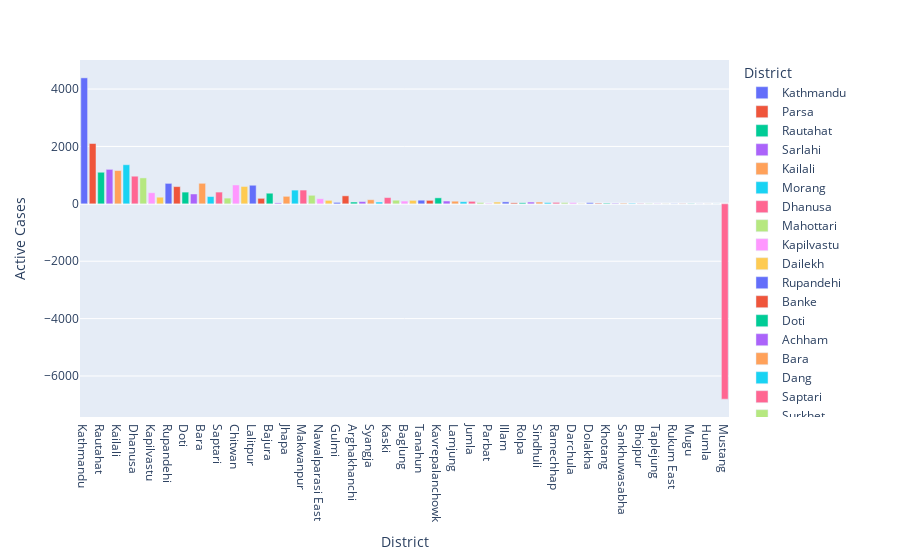

The code cell stored with this chart in its notebook:
### Code cell
#### Bar graph visualization on the basis of Active Cases
px.bar(dataset, x = "District", y = "Active Cases", color = "District")

### Figure 1 — Plotly figure (JSON) as saved in the notebook; plotly's stock layout.template omitted (floating-point values rounded to 4 significant figures)
{"data": [{"alignmentgroup": "True", "hovertemplate": "District=%{x}<br>Active Cases=%{y}<extra></extra>", "legendgroup": "Kathmandu", "marker": {"color": "#636efa"}, "name": "Kathmandu", "offsetgroup": "Kathmandu", "orientation": "v", "showlegend": true, "textposition": "auto", "type": "bar", "x": ["Kathmandu"], "xaxis": "x", "y": [4391], "yaxis": "y"}, {"alignmentgroup": "True", "hovertemplate": "District=%{x}<br>Active Cases=%{y}<extra></extra>", "legendgroup": "Parsa", "marker": {"color": "#EF553B"}, "name": "Parsa", "offsetgroup": "Parsa", "orientation": "v", "showlegend": true, "textposition": "auto", "type": "bar", "x": ["Parsa"], "xaxis": "x", "y": [2102], "yaxis": "y"}, {"alignmentgroup": "True", "hovertemplate": "District=%{x}<br>Active Cases=%{y}<extra></extra>", "legendgroup": "Rautahat", "marker": {"color": "#00cc96"}, "name": "Rautahat", "offsetgroup": "Rautahat", "orientation": "v", "showlegend": true, "textposition": "auto", "type": "bar", "x": ["Rautahat"], "xaxis": "x", "y": [1101], "yaxis": "y"}, {"alignmentgroup": "True", "hovertemplate": "District=%{x}<br>Active Cases=%{y}<extra></extra>", "legendgroup": "Sarlahi", "marker": {"color": "#ab63fa"}, "name": "Sarlahi", "offsetgroup": "Sarlahi", "orientation": "v", "showlegend": true, "textposition": "auto", "type": "bar", "x": ["Sarlahi"], "xaxis": "x", "y": [1202], "yaxis": "y"}, {"alignmentgroup": "True", "hovertemplate": "District=%{x}<br>Active Cases=%{y}<extra></extra>", "legendgroup": "Kailali", "marker": {"color": "#FFA15A"}, "name": "Kailali", "offsetgroup": "Kailali", "orientation": "v", "showlegend": true, "textposition": "auto", "type": "bar", "x": ["Kailali"], "xaxis": "x", "y": [1160], "yaxis": "y"}, {"alignmentgroup": "True", "hovertemplate": "District=%{x}<br>Active Cases=%{y}<extra></extra>", "legendgroup": "Morang", "marker": {"color": "#19d3f3"}, "name": "Morang", "offsetgroup": "Morang", "orientation": "v", "showlegend": true, "textposition": "auto", "type": "bar", "x": ["Morang"], "xaxis": "x", "y": [1363], "yaxis": "y"}, {"alignmentgroup": "True", "hovertemplate": "District=%{x}<br>Active Cases=%{y}<extra></extra>", "legendgroup": "Dhanusa", "marker": {"color": "#FF6692"}, "name": "Dhanusa", "offsetgroup": "Dhanusa", "orientation": "v", "showlegend": true, "textposition": "auto", "type": "bar", "x": ["Dhanusa"], "xaxis": "x", "y": [963], "yaxis": "y"}, {"alignmentgroup": "True", "hovertemplate": "District=%{x}<br>Active Cases=%{y}<extra></extra>", "legendgroup": "Mahottari", "marker": {"color": "#B6E880"}, "name": "Mahottari", "offsetgroup": "Mahottari", "orientation": "v", "showlegend": true, "textposition": "auto", "type": "bar", "x": ["Mahottari"], "xaxis": "x", "y": [904], "yaxis": "y"}, {"alignmentgroup": "True", "hovertemplate": "District=%{x}<br>Active Cases=%{y}<extra></extra>", "legendgroup": "Kapilvastu", "marker": {"color": "#FF97FF"}, "name": "Kapilvastu", "offsetgroup": "Kapilvastu", "orientation": "v", "showlegend": true, "textposition": "auto", "type": "bar", "x": ["Kapilvastu"], "xaxis": "x", "y": [387], "yaxis": "y"}, {"alignmentgroup": "True", "hovertemplate": "District=%{x}<br>Active Cases=%{y}<extra></extra>", "legendgroup": "Dailekh", "marker": {"color": "#FECB52"}, "name": "Dailekh", "offsetgroup": "Dailekh", "orientation": "v", "showlegend": true, "textposition": "auto", "type": "bar", "x": ["Dailekh"], "xaxis": "x", "y": [231], "yaxis": "y"}, {"alignmentgroup": "True", "hovertemplate": "District=%{x}<br>Active Cases=%{y}<extra></extra>", "legendgroup": "Rupandehi", "marker": {"color": "#636efa"}, "name": "Rupandehi", "offsetgroup": "Rupandehi", "orientation": "v", "showlegend": true, "textposition": "auto", "type": "bar", "x": ["Rupandehi"], "xaxis": "x", "y": [713], "yaxis": "y"}, {"alignmentgroup": "True", "hovertemplate": "District=%{x}<br>Active Cases=%{y}<extra></extra>", "legendgroup": "Banke", "marker": {"color": "#EF553B"}, "name": "Banke", "offsetgroup": "Banke", "orientation": "v", "showlegend": true, "textposition": "auto", "type": "bar", "x": ["Banke"], "xaxis": "x", "y": [601], "yaxis": "y"}, {"alignmentgroup": "True", "hovertemplate": "District=%{x}<br>Active Cases=%{y}<extra></extra>", "legendgroup": "Doti", "marker": {"color": "#00cc96"}, "name": "Doti", "offsetgroup": "Doti", "orientation": "v", "showlegend": true, "textposition": "auto", "type": "bar", "x": ["Doti"], "xaxis": "x", "y": [409], "yaxis": "y"}, {"alignmentgroup": "True", "hovertemplate": "District=%{x}<br>Active Cases=%{y}<extra></extra>", "legendgroup": "Achham", "marker": {"color": "#ab63fa"}, "name": "Achham", "offsetgroup": "Achham", "orientation": "v", "showlegend": true, "textposition": "auto", "type": "bar", "x": ["Achham"], "xaxis": "x", "y": [344], "yaxis": "y"}, {"alignmentgroup": "True", "hovertemplate": "District=%{x}<br>Active Cases=%{y}<extra></extra>", "legendgroup": "Bara", "marker": {"color": "#FFA15A"}, "name": "Bara", "offsetgroup": "Bara", "orientation": "v", "showlegend": true, "textposition": "auto", "type": "bar", "x": ["Bara"], "xaxis": "x", "y": [716], "yaxis": "y"}, {"alignmentgroup": "True", "hovertemplate": "District=%{x}<br>Active Cases=%{y}<extra></extra>", "legendgroup": "Dang", "marker": {"color": "#19d3f3"}, "name": "Dang", "offsetgroup": "Dang", "orientation": "v", "showlegend": true, "textposition": "auto", "type": "bar", "x": ["Dang"], "xaxis": "x", "y": [254], "yaxis": "y"}, {"alignmentgroup": "True", "hovertemplate": "District=%{x}<br>Active Cases=%{y}<extra></extra>", "legendgroup": "Saptari", "marker": {"color": "#FF6692"}, "name": "Saptari", "offsetgroup": "Saptari", "orientation": "v", "showlegend": true, "textposition": "auto", "type": "bar", "x": ["Saptari"], "xaxis": "x", "y": [410], "yaxis": "y"}, {"alignmentgroup": "True", "hovertemplate": "District=%{x}<br>Active Cases=%{y}<extra></extra>", "legendgroup": "Surkhet", "marker": {"color": "#B6E880"}, "name": "Surkhet", "offsetgroup": "Surkhet", "orientation": "v", "showlegend": true, "textposition": "auto", "type": "bar", "x": ["Surkhet"], "xaxis": "x", "y": [200], "yaxis": "y"}, {"alignmentgroup": "True", "hovertemplate": "District=%{x}<br>Active Cases=%{y}<extra></extra>", "legendgroup": "Chitwan", "marker": {"color": "#FF97FF"}, "name": "Chitwan", "offsetgroup": "Chitwan", "orientation": "v", "showlegend": true, "textposition": "auto", "type": "bar", "x": ["Chitwan"], "xaxis": "x", "y": [657], "yaxis": "y"}, {"alignmentgroup": "True", "hovertemplate": "District=%{x}<br>Active Cases=%{y}<extra></extra>", "legendgroup": "Sunsari", "marker": {"color": "#FECB52"}, "name": "Sunsari", "offsetgroup": "Sunsari", "orientation": "v", "showlegend": true, "textposition": "auto", "type": "bar", "x": ["Sunsari"], "xaxis": "x", "y": [605], "yaxis": "y"}, {"alignmentgroup": "True", "hovertemplate": "District=%{x}<br>Active Cases=%{y}<extra></extra>", "legendgroup": "Lalitpur", "marker": {"color": "#636efa"}, "name": "Lalitpur", "offsetgroup": "Lalitpur", "orientation": "v", "showlegend": true, "textposition": "auto", "type": "bar", "x": ["Lalitpur"], "xaxis": "x", "y": [648], "yaxis": "y"}, {"alignmentgroup": "True", "hovertemplate": "District=%{x}<br>Active Cases=%{y}<extra></extra>", "legendgroup": "Kanchanpur", "marker": {"color": "#EF553B"}, "name": "Kanchanpur", "offsetgroup": "Kanchanpur", "orientation": "v", "showlegend": true, "textposition": "auto", "type": "bar", "x": ["Kanchanpur"], "xaxis": "x", "y": [192], "yaxis": "y"}, {"alignmentgroup": "True", "hovertemplate": "District=%{x}<br>Active Cases=%{y}<extra></extra>", "legendgroup": "Bajura", "marker": {"color": "#00cc96"}, "name": "Bajura", "offsetgroup": "Bajura", "orientation": "v", "showlegend": true, "textposition": "auto", "type": "bar", "x": ["Bajura"], "xaxis": "x", "y": [370], "yaxis": "y"}, {"alignmentgroup": "True", "hovertemplate": "District=%{x}<br>Active Cases=%{y}<extra></extra>", "legendgroup": "Palpa", "marker": {"color": "#ab63fa"}, "name": "Palpa", "offsetgroup": "Palpa", "orientation": "v", "showlegend": true, "textposition": "auto", "type": "bar", "x": ["Palpa"], "xaxis": "x", "y": [35], "yaxis": "y"}, {"alignmentgroup": "True", "hovertemplate": "District=%{x}<br>Active Cases=%{y}<extra></extra>", "legendgroup": "Jhapa", "marker": {"color": "#FFA15A"}, "name": "Jhapa", "offsetgroup": "Jhapa", "orientation": "v", "showlegend": true, "textposition": "auto", "type": "bar", "x": ["Jhapa"], "xaxis": "x", "y": [262], "yaxis": "y"}, {"alignmentgroup": "True", "hovertemplate": "District=%{x}<br>Active Cases=%{y}<extra></extra>", "legendgroup": "Bhaktapur", "marker": {"color": "#19d3f3"}, "name": "Bhaktapur", "offsetgroup": "Bhaktapur", "orientation": "v", "showlegend": true, "textposition": "auto", "type": "bar", "x": ["Bhaktapur"], "xaxis": "x", "y": [479], "yaxis": "y"}, {"alignmentgroup": "True", "hovertemplate": "District=%{x}<br>Active Cases=%{y}<extra></extra>", "legendgroup": "Makwanpur", "marker": {"color": "#FF6692"}, "name": "Makwanpur", "offsetgroup": "Makwanpur", "orientation": "v", "showlegend": true, "textposition": "auto", "type": "bar", "x": ["Makwanpur"], "xaxis": "x", "y": [480], "yaxis": "y"}, {"alignmentgroup": "True", "hovertemplate": "District=%{x}<br>Active Cases=%{y}<extra></extra>", "legendgroup": "Siraha", "marker": {"color": "#B6E880"}, "name": "Siraha", "offsetgroup": "Siraha", "orientation": "v", "showlegend": true, "textposition": "auto", "type": "bar", "x": ["Siraha"], "xaxis": "x", "y": [298], "yaxis": "y"}, {"alignmentgroup": "True", "hovertemplate": "District=%{x}<br>Active Cases=%{y}<extra></extra>", "legendgroup": "Nawalparasi East", "marker": {"color": "#FF97FF"}, "name": "Nawalparasi East", "offsetgroup": "Nawalparasi East", "orientation": "v", "showlegend": true, "textposition": "auto", "type": "bar", "x": ["Nawalparasi East"], "xaxis": "x", "y": [178], "yaxis": "y"}, {"alignmentgroup": "True", "hovertemplate": "District=%{x}<br>Active Cases=%{y}<extra></extra>", "legendgroup": "Pyuthan", "marker": {"color": "#FECB52"}, "name": "Pyuthan", "offsetgroup": "Pyuthan", "orientation": "v", "showlegend": true, "textposition": "auto", "type": "bar", "x": ["Pyuthan"], "xaxis": "x", "y": [121], "yaxis": "y"}, {"alignmentgroup": "True", "hovertemplate": "District=%{x}<br>Active Cases=%{y}<extra></extra>", "legendgroup": "Gulmi", "marker": {"color": "#636efa"}, "name": "Gulmi", "offsetgroup": "Gulmi", "orientation": "v", "showlegend": true, "textposition": "auto", "type": "bar", "x": ["Gulmi"], "xaxis": "x", "y": [50], "yaxis": "y"}, {"alignmentgroup": "True", "hovertemplate": "District=%{x}<br>Active Cases=%{y}<extra></extra>", "legendgroup": "Bajhang", "marker": {"color": "#EF553B"}, "name": "Bajhang", "offsetgroup": "Bajhang", "orientation": "v", "showlegend": true, "textposition": "auto", "type": "bar", "x": ["Bajhang"], "xaxis": "x", "y": [279], "yaxis": "y"}, {"alignmentgroup": "True", "hovertemplate": "District=%{x}<br>Active Cases=%{y}<extra></extra>", "legendgroup": "Arghakhanchi", "marker": {"color": "#00cc96"}, "name": "Arghakhanchi", "offsetgroup": "Arghakhanchi", "orientation": "v", "showlegend": true, "textposition": "auto", "type": "bar", "x": ["Arghakhanchi"], "xaxis": "x", "y": [63], "yaxis": "y"}, {"alignmentgroup": "True", "hovertemplate": "District=%{x}<br>Active Cases=%{y}<extra></extra>", "legendgroup": "Baitadi", "marker": {"color": "#ab63fa"}, "name": "Baitadi", "offsetgroup": "Baitadi", "orientation": "v", "showlegend": true, "textposition": "auto", "type": "bar", "x": ["Baitadi"], "xaxis": "x", "y": [79], "yaxis": "y"}, {"alignmentgroup": "True", "hovertemplate": "District=%{x}<br>Active Cases=%{y}<extra></extra>", "legendgroup": "Syangja", "marker": {"color": "#FFA15A"}, "name": "Syangja", "offsetgroup": "Syangja", "orientation": "v", "showlegend": true, "textposition": "auto", "type": "bar", "x": ["Syangja"], "xaxis": "x", "y": [144], "yaxis": "y"}, {"alignmentgroup": "True", "hovertemplate": "District=%{x}<br>Active Cases=%{y}<extra></extra>", "legendgroup": "Dadeldhura", "marker": {"color": "#19d3f3"}, "name": "Dadeldhura", "offsetgroup": "Dadeldhura", "orientation": "v", "showlegend": true, "textposition": "auto", "type": "bar", "x": ["Dadeldhura"], "xaxis": "x", "y": [62], "yaxis": "y"}, {"alignmentgroup": "True", "hovertemplate": "District=%{x}<br>Active Cases=%{y}<extra></extra>", "legendgroup": "Kaski", "marker": {"color": "#FF6692"}, "name": "Kaski", "offsetgroup": "Kaski", "orientation": "v", "showlegend": true, "textposition": "auto", "type": "bar", "x": ["Kaski"], "xaxis": "x", "y": [219], "yaxis": "y"}, {"alignmentgroup": "True", "hovertemplate": "District=%{x}<br>Active Cases=%{y}<extra></extra>", "legendgroup": "Bardiya", "marker": {"color": "#B6E880"}, "name": "Bardiya", "offsetgroup": "Bardiya", "orientation": "v", "showlegend": true, "textposition": "auto", "type": "bar", "x": ["Bardiya"], "xaxis": "x", "y": [126], "yaxis": "y"}, {"alignmentgroup": "True", "hovertemplate": "District=%{x}<br>Active Cases=%{y}<extra></extra>", "legendgroup": "Baglung", "marker": {"color": "#FF97FF"}, "name": "Baglung", "offsetgroup": "Baglung", "orientation": "v", "showlegend": true, "textposition": "auto", "type": "bar", "x": ["Baglung"], "xaxis": "x", "y": [97], "yaxis": "y"}, {"alignmentgroup": "True", "hovertemplate": "District=%{x}<br>Active Cases=%{y}<extra></extra>", "legendgroup": "Salyan", "marker": {"color": "#FECB52"}, "name": "Salyan", "offsetgroup": "Salyan", "orientation": "v", "showlegend": true, "textposition": "auto", "type": "bar", "x": ["Salyan"], "xaxis": "x", "y": [121], "yaxis": "y"}, {"alignmentgroup": "True", "hovertemplate": "District=%{x}<br>Active Cases=%{y}<extra></extra>", "legendgroup": "Tanahun", "marker": {"color": "#636efa"}, "name": "Tanahun", "offsetgroup": "Tanahun", "orientation": "v", "showlegend": true, "textposition": "auto", "type": "bar", "x": ["Tanahun"], "xaxis": "x", "y": [127], "yaxis": "y"}, {"alignmentgroup": "True", "hovertemplate": "District=%{x}<br>Active Cases=%{y}<extra></extra>", "legendgroup": "Nawalparasi West", "marker": {"color": "#EF553B"}, "name": "Nawalparasi West", "offsetgroup": "Nawalparasi West", "orientation": "v", "showlegend": true, "textposition": "auto", "type": "bar", "x": ["Nawalparasi West"], "xaxis": "x", "y": [121], "yaxis": "y"}, {"alignmentgroup": "True", "hovertemplate": "District=%{x}<br>Active Cases=%{y}<extra></extra>", "legendgroup": "Kavrepalanchowk", "marker": {"color": "#00cc96"}, "name": "Kavrepalanchowk", "offsetgroup": "Kavrepalanchowk", "orientation": "v", "showlegend": true, "textposition": "auto", "type": "bar", "x": ["Kavrepalanchowk"], "xaxis": "x", "y": [209], "yaxis": "y"}, {"alignmentgroup": "True", "hovertemplate": "District=%{x}<br>Active Cases=%{y}<extra></extra>", "legendgroup": "Dhading", "marker": {"color": "#ab63fa"}, "name": "Dhading", "offsetgroup": "Dhading", "orientation": "v", "showlegend": true, "textposition": "auto", "type": "bar", "x": ["Dhading"], "xaxis": "x", "y": [98], "yaxis": "y"}, {"alignmentgroup": "True", "hovertemplate": "District=%{x}<br>Active Cases=%{y}<extra></extra>", "legendgroup": "Lamjung", "marker": {"color": "#FFA15A"}, "name": "Lamjung", "offsetgroup": "Lamjung", "orientation": "v", "showlegend": true, "textposition": "auto", "type": "bar", "x": ["Lamjung"], "xaxis": "x", "y": [92], "yaxis": "y"}, {"alignmentgroup": "True", "hovertemplate": "District=%{x}<br>Active Cases=%{y}<extra></extra>", "legendgroup": "Gorkha", "marker": {"color": "#19d3f3"}, "name": "Gorkha", "offsetgroup": "Gorkha", "orientation": "v", "showlegend": true, "textposition": "auto", "type": "bar", "x": ["Gorkha"], "xaxis": "x", "y": [73], "yaxis": "y"}, {"alignmentgroup": "True", "hovertemplate": "District=%{x}<br>Active Cases=%{y}<extra></extra>", "legendgroup": "Jumla", "marker": {"color": "#FF6692"}, "name": "Jumla", "offsetgroup": "Jumla", "orientation": "v", "showlegend": true, "textposition": "auto", "type": "bar", "x": ["Jumla"], "xaxis": "x", "y": [87], "yaxis": "y"}, {"alignmentgroup": "True", "hovertemplate": "District=%{x}<br>Active Cases=%{y}<extra></extra>", "legendgroup": "Udayapur", "marker": {"color": "#B6E880"}, "name": "Udayapur", "offsetgroup": "Udayapur", "orientation": "v", "showlegend": true, "textposition": "auto", "type": "bar", "x": ["Udayapur"], "xaxis": "x", "y": [45], "yaxis": "y"}, {"alignmentgroup": "True", "hovertemplate": "District=%{x}<br>Active Cases=%{y}<extra></extra>", "legendgroup": "Parbat", "marker": {"color": "#FF97FF"}, "name": "Parbat", "offsetgroup": "Parbat", "orientation": "v", "showlegend": true, "textposition": "auto", "type": "bar", "x": ["Parbat"], "xaxis": "x", "y": [21], "yaxis": "y"}, {"alignmentgroup": "True", "hovertemplate": "District=%{x}<br>Active Cases=%{y}<extra></extra>", "legendgroup": "Sindhupalchowk", "marker": {"color": "#FECB52"}, "name": "Sindhupalchowk", "offsetgroup": "Sindhupalchowk", "orientation": "v", "showlegend": true, "textposition": "auto", "type": "bar", "x": ["Sindhupalchowk"], "xaxis": "x", "y": [62], "yaxis": "y"}, {"alignmentgroup": "True", "hovertemplate": "District=%{x}<br>Active Cases=%{y}<extra></extra>", "legendgroup": "Illam", "marker": {"color": "#636efa"}, "name": "Illam", "offsetgroup": "Illam", "orientation": "v", "showlegend": true, "textposition": "auto", "type": "bar", "x": ["Illam"], "xaxis": "x", "y": [68], "yaxis": "y"}, {"alignmentgroup": "True", "hovertemplate": "District=%{x}<br>Active Cases=%{y}<extra></extra>", "legendgroup": "Kalikot", "marker": {"color": "#EF553B"}, "name": "Kalikot", "offsetgroup": "Kalikot", "orientation": "v", "showlegend": true, "textposition": "auto", "type": "bar", "x": ["Kalikot"], "xaxis": "x", "y": [35], "yaxis": "y"}, {"alignmentgroup": "True", "hovertemplate": "District=%{x}<br>Active Cases=%{y}<extra></extra>", "legendgroup": "Rolpa", "marker": {"color": "#00cc96"}, "name": "Rolpa", "offsetgroup": "Rolpa", "orientation": "v", "showlegend": true, "textposition": "auto", "type": "bar", "x": ["Rolpa"], "xaxis": "x", "y": [37], "yaxis": "y"}, {"alignmentgroup": "True", "hovertemplate": "District=%{x}<br>Active Cases=%{y}<extra></extra>", "legendgroup": "Nuwakot", "marker": {"color": "#ab63fa"}, "name": "Nuwakot", "offsetgroup": "Nuwakot", "orientation": "v", "showlegend": true, "textposition": "auto", "type": "bar", "x": ["Nuwakot"], "xaxis": "x", "y": [62], "yaxis": "y"}, {"alignmentgroup": "True", "hovertemplate": "District=%{x}<br>Active Cases=%{y}<extra></extra>", "legendgroup": "Sindhuli", "marker": {"color": "#FFA15A"}, "name": "Sindhuli", "offsetgroup": "Sindhuli", "orientation": "v", "showlegend": true, "textposition": "auto", "type": "bar", "x": ["Sindhuli"], "xaxis": "x", "y": [62], "yaxis": "y"}, {"alignmentgroup": "True", "hovertemplate": "District=%{x}<br>Active Cases=%{y}<extra></extra>", "legendgroup": "Rukum West", "marker": {"color": "#19d3f3"}, "name": "Rukum West", "offsetgroup": "Rukum West", "orientation": "v", "showlegend": true, "textposition": "auto", "type": "bar", "x": ["Rukum West"], "xaxis": "x", "y": [43], "yaxis": "y"}, {"alignmentgroup": "True", "hovertemplate": "District=%{x}<br>Active Cases=%{y}<extra></extra>", "legendgroup": "Ramechhap", "marker": {"color": "#FF6692"}, "name": "Ramechhap", "offsetgroup": "Ramechhap", "orientation": "v", "showlegend": true, "textposition": "auto", "type": "bar", "x": ["Ramechhap"], "xaxis": "x", "y": [51], "yaxis": "y"}, {"alignmentgroup": "True", "hovertemplate": "District=%{x}<br>Active Cases=%{y}<extra></extra>", "legendgroup": "Jajarkot", "marker": {"color": "#B6E880"}, "name": "Jajarkot", "offsetgroup": "Jajarkot", "orientation": "v", "showlegend": true, "textposition": "auto", "type": "bar", "x": ["Jajarkot"], "xaxis": "x", "y": [45], "yaxis": "y"}, {"alignmentgroup": "True", "hovertemplate": "District=%{x}<br>Active Cases=%{y}<extra></extra>", "legendgroup": "Darchula", "marker": {"color": "#FF97FF"}, "name": "Darchula", "offsetgroup": "Darchula", "orientation": "v", "showlegend": true, "textposition": "auto", "type": "bar", "x": ["Darchula"], "xaxis": "x", "y": [43], "yaxis": "y"}, {"alignmentgroup": "True", "hovertemplate": "District=%{x}<br>Active Cases=%{y}<extra></extra>", "legendgroup": "Myagdi", "marker": {"color": "#FECB52"}, "name": "Myagdi", "offsetgroup": "Myagdi", "orientation": "v", "showlegend": true, "textposition": "auto", "type": "bar", "x": ["Myagdi"], "xaxis": "x", "y": [10], "yaxis": "y"}, {"alignmentgroup": "True", "hovertemplate": "District=%{x}<br>Active Cases=%{y}<extra></extra>", "legendgroup": "Dolakha", "marker": {"color": "#636efa"}, "name": "Dolakha", "offsetgroup": "Dolakha", "orientation": "v", "showlegend": true, "textposition": "auto", "type": "bar", "x": ["Dolakha"], "xaxis": "x", "y": [40], "yaxis": "y"}, {"alignmentgroup": "True", "hovertemplate": "District=%{x}<br>Active Cases=%{y}<extra></extra>", "legendgroup": "Dhankuta", "marker": {"color": "#EF553B"}, "name": "Dhankuta", "offsetgroup": "Dhankuta", "orientation": "v", "showlegend": true, "textposition": "auto", "type": "bar", "x": ["Dhankuta"], "xaxis": "x", "y": [24], "yaxis": "y"}, {"alignmentgroup": "True", "hovertemplate": "District=%{x}<br>Active Cases=%{y}<extra></extra>", "legendgroup": "Khotang", "marker": {"color": "#00cc96"}, "name": "Khotang", "offsetgroup": "Khotang", "orientation": "v", "showlegend": true, "textposition": "auto", "type": "bar", "x": ["Khotang"], "xaxis": "x", "y": [23], "yaxis": "y"}, {"alignmentgroup": "True", "hovertemplate": "District=%{x}<br>Active Cases=%{y}<extra></extra>", "legendgroup": "Okhaldhunga", "marker": {"color": "#ab63fa"}, "name": "Okhaldhunga", "offsetgroup": "Okhaldhunga", "orientation": "v", "showlegend": true, "textposition": "auto", "type": "bar", "x": ["Okhaldhunga"], "xaxis": "x", "y": [19], "yaxis": "y"}, {"alignmentgroup": "True", "hovertemplate": "District=%{x}<br>Active Cases=%{y}<extra></extra>", "legendgroup": "Sankhuwasabha", "marker": {"color": "#FFA15A"}, "name": "Sankhuwasabha", "offsetgroup": "Sankhuwasabha", "orientation": "v", "showlegend": true, "textposition": "auto", "type": "bar", "x": ["Sankhuwasabha"], "xaxis": "x", "y": [23], "yaxis": "y"}, {"alignmentgroup": "True", "hovertemplate": "District=%{x}<br>Active Cases=%{y}<extra></extra>", "legendgroup": "Terhathum", "marker": {"color": "#19d3f3"}, "name": "Terhathum", "offsetgroup": "Terhathum", "orientation": "v", "showlegend": true, "textposition": "auto", "type": "bar", "x": ["Terhathum"], "xaxis": "x", "y": [20], "yaxis": "y"}, {"alignmentgroup": "True", "hovertemplate": "District=%{x}<br>Active Cases=%{y}<extra></extra>", "legendgroup": "Bhojpur", "marker": {"color": "#FF6692"}, "name": "Bhojpur", "offsetgroup": "Bhojpur", "orientation": "v", "showlegend": true, "textposition": "auto", "type": "bar", "x": ["Bhojpur"], "xaxis": "x", "y": [13], "yaxis": "y"}, {"alignmentgroup": "True", "hovertemplate": "District=%{x}<br>Active Cases=%{y}<extra></extra>", "legendgroup": "Panchthar", "marker": {"color": "#B6E880"}, "name": "Panchthar", "offsetgroup": "Panchthar", "orientation": "v", "showlegend": true, "textposition": "auto", "type": "bar", "x": ["Panchthar"], "xaxis": "x", "y": [12], "yaxis": "y"}, {"alignmentgroup": "True", "hovertemplate": "District=%{x}<br>Active Cases=%{y}<extra></extra>", "legendgroup": "Taplejung", "marker": {"color": "#FF97FF"}, "name": "Taplejung", "offsetgroup": "Taplejung", "orientation": "v", "showlegend": true, "textposition": "auto", "type": "bar", "x": ["Taplejung"], "xaxis": "x", "y": [11], "yaxis": "y"}, {"alignmentgroup": "True", "hovertemplate": "District=%{x}<br>Active Cases=%{y}<extra></extra>", "legendgroup": "Rasuwa", "marker": {"color": "#FECB52"}, "name": "Rasuwa", "offsetgroup": "Rasuwa", "orientation": "v", "showlegend": true, "textposition": "auto", "type": "bar", "x": ["Rasuwa"], "xaxis": "x", "y": [5], "yaxis": "y"}, {"alignmentgroup": "True", "hovertemplate": "District=%{x}<br>Active Cases=%{y}<extra></extra>", "legendgroup": "Rukum East", "marker": {"color": "#636efa"}, "name": "Rukum East", "offsetgroup": "Rukum East", "orientation": "v", "showlegend": true, "textposition": "auto", "type": "bar", "x": ["Rukum East"], "xaxis": "x", "y": [7], "yaxis": "y"}, {"alignmentgroup": "True", "hovertemplate": "District=%{x}<br>Active Cases=%{y}<extra></extra>", "legendgroup": "Solukhumbu", "marker": {"color": "#EF553B"}, "name": "Solukhumbu", "offsetgroup": "Solukhumbu", "orientation": "v", "showlegend": true, "textposition": "auto", "type": "bar", "x": ["Solukhumbu"], "xaxis": "x", "y": [8], "yaxis": "y"}, {"alignmentgroup": "True", "hovertemplate": "District=%{x}<br>Active Cases=%{y}<extra></extra>", "legendgroup": "Mugu", "marker": {"color": "#00cc96"}, "name": "Mugu", "offsetgroup": "Mugu", "orientation": "v", "showlegend": true, "textposition": "auto", "type": "bar", "x": ["Mugu"], "xaxis": "x", "y": [9], "yaxis": "y"}, {"alignmentgroup": "True", "hovertemplate": "District=%{x}<br>Active Cases=%{y}<extra></extra>", "legendgroup": "Dolpa", "marker": {"color": "#ab63fa"}, "name": "Dolpa", "offsetgroup": "Dolpa", "orientation": "v", "showlegend": true, "textposition": "auto", "type": "bar", "x": ["Dolpa"], "xaxis": "x", "y": [3], "yaxis": "y"}, {"alignmentgroup": "True", "hovertemplate": "District=%{x}<br>Active Cases=%{y}<extra></extra>", "legendgroup": "Humla", "marker": {"color": "#FFA15A"}, "name": "Humla", "offsetgroup": "Humla", "orientation": "v", "showlegend": true, "textposition": "auto", "type": "bar", "x": ["Humla"], "xaxis": "x", "y": [3], "yaxis": "y"}, {"alignmentgroup": "True", "hovertemplate": "District=%{x}<br>Active Cases=%{y}<extra></extra>", "legendgroup": "Manang", "marker": {"color": "#19d3f3"}, "name": "Manang", "offsetgroup": "Manang", "orientation": "v", "showlegend": true, "textposition": "auto", "type": "bar", "x": ["Manang"], "xaxis": "x", "y": [2], "yaxis": "y"}, {"alignmentgroup": "True", "hovertemplate": "District=%{x}<br>Active Cases=%{y}<extra></extra>", "legendgroup": "Mustang", "marker": {"color": "#FF6692"}, "name": "Mustang", "offsetgroup": "Mustang", "orientation": "v", "showlegend": true, "textposition": "auto", "type": "bar", "x": ["Mustang"], "xaxis": "x", "y": [-6807], "yaxis": "y"}], "layout": {"barmode": "relative", "legend": {"title": {"text": "District"}, "tracegroupgap": 0}, "margin": {"t": 60}, "xaxis": {"anchor": "y", "categoryarray": ["Kathmandu", "Parsa", "Rautahat", "Sarlahi", "Kailali", "Morang", "Dhanusa", "Mahottari", "Kapilvastu", "Dailekh", "Rupandehi", "Banke", "Doti", "Achham", "Bara", "Dang", "Saptari", "Surkhet", "Chitwan", "Sunsari", "Lalitpur", "Kanchanpur", "Bajura", "Palpa", "Jhapa", "Bhaktapur", "Makwanpur", "Siraha", "Nawalparasi East", "Pyuthan", "Gulmi", "Bajhang", "Arghakhanchi", "Baitadi", "Syangja", "Dadeldhura", "Kaski", "Bardiya", "Baglung", "Salyan", "Tanahun", "Nawalparasi West", "Kavrepalanchowk", "Dhading", "Lamjung", "Gorkha", "Jumla", "Udayapur", "Parbat", "Sindhupalchowk", "Illam", "Kalikot", "Rolpa", "Nuwakot", "Sindhuli", "Rukum West", "Ramechhap", "Jajarkot", "Darchula", "Myagdi", "Dolakha", "Dhankuta", "Khotang", "Okhaldhunga", "Sankhuwasabha", "Terhathum", "Bhojpur", "Panchthar", "Taplejung", "Rasuwa", "Rukum East", "Solukhumbu", "Mugu", "Dolpa", "Humla", "Manang", "Mustang"], "categoryorder": "array", "domain": [0, 1], "title": {"text": "District"}}, "yaxis": {"anchor": "x", "domain": [0, 1], "title": {"text": "Active Cases"}}}}
